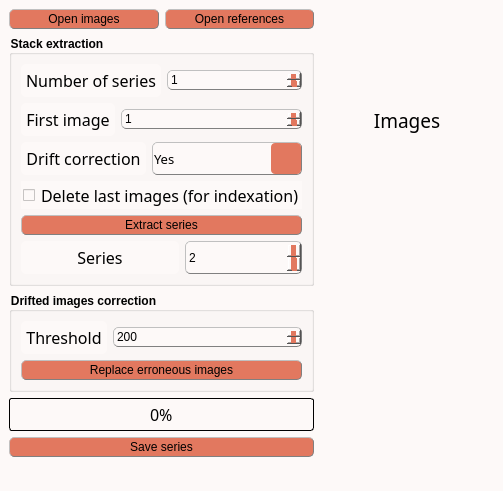
<?xml version="1.0" encoding="UTF-8"?>
<ui version="4.0">
 <class>MainWindow</class>
 <widget class="QMainWindow" name="MainWindow">
  <property name="windowModality">
   <enum>Qt::WindowModal</enum>
  </property>
  <property name="geometry">
   <rect>
    <x>0</x>
    <y>0</y>
    <width>503</width>
    <height>491</height>
   </rect>
  </property>
  <property name="sizePolicy">
   <sizepolicy hsizetype="Preferred" vsizetype="Preferred">
    <horstretch>0</horstretch>
    <verstretch>0</verstretch>
   </sizepolicy>
  </property>
  <property name="contextMenuPolicy">
   <enum>Qt::PreventContextMenu</enum>
  </property>
  <property name="windowTitle">
   <string>Extract mosaic</string>
  </property>
  <property name="windowOpacity">
   <double>1.000000000000000</double>
  </property>
  <property name="autoFillBackground">
   <bool>false</bool>
  </property>
  <property name="styleSheet">
   <string notr="true">/* Couleur du fond, label, combobox, progressbar vide et spin box */
QWidget, QLabel, QComboBox, QProgressBar, QSpinBox {background-color: rgb(253, 249, 248)}

/* Couleur quand inactif */
QPushButton:disabled, QComboBox:disabled, QSpinBox:disabled {background-color: rgba(243, 98, 64,150)}

/* Couleur des boutons et des selecteurs */
QPushButton, QComboBox::drop-down:button, QComboBox::down-arrow, QComboBox::down-arrow:disabled, QSpinBox::drop-down:button, QSpinBox::down-arrow, QSpinBox::down-arrow:disabled, QSpinBox::drop-up:button, QSpinBox::up-arrow, QSpinBox::up-arrow:disabled, QSlider::handle:horizontal {background-color: rgb(226, 120, 95)}

/* Couleur des bordures de même couleur que les boutons */
QComboBox::drop-down:button, QSpinBox::drop-down:button, QSpinBox::drop-up:button {border-color: rgb(193, 167, 181)}

/* Couleur des textes */
QLabel, QPushButton, QPushButton:hover, QCheckBox, QComboBox, Line, QTextEdit, QSpinBox {color: rgb(0, 0, 0)}

/* style des bordures 1 */
QLabel, QPushButton, QPushButton:hover, QComboBox, QSpinBox  {
	border-style : outset;
	min-width : 5em;
}

/* style des bordures 2 */
QPushButton, QPushButton:hover, QComboBox, QSpinBox  {
	border-radius: 5px;
	border-width: 1px;
	border-color: gray;
}

/* Font 1 */
QPushButton, QPushButton:hover, QCheckBox, QProgressBar {font: 12pt &quot;Noto Sans Cond&quot;}

/* Font 2 */
QComboBox, QTextEdit, QSpinBox {font: 10pt &quot;Noto Sans Cond&quot;}

/* Padding 1 */
QLabel, QComboBox, QComboBox::down-arrow, QSpinBox, QSpinBox::down-arrow, QSpinBox::up-arrow {padding : 1px;}

/* Padding 2 */
QPushButton, QPushButton:hover, QCheckBox {padding : 2px;}

QLabel {
	Border-radius : 5px;
	border-width : 0px;
	border-color : black;
	font : 14pt &quot;Noto Sans Cond&quot;;
}

/* Gestion taille des QCheckBoxes */
QCheckBox::indicator:unchecked, QCheckBox::indicator:unchecked:hover, QCheckBox::indicator:checked, QCheckBox::indicator:checked:hover  {
	width :12px;
	height : 12px;
}

QPushButton:hover {background-color: rgb(243, 98, 64);}

QCheckBox::indicator:unchecked {image: url(icons/uncheck_icon.png);}

QCheckBox::indicator:unchecked:hover {image: url(icons/uncheck_hover_icon.png);}

QCheckBox::indicator:checked {image: url(icons/Check_icon.png);}

QCheckBox::indicator:checked:hover {image: url(icons/Check_hover_icon.png);}

QComboBox::drop-down:button{
	border-radius: 4px;
	border-width: 1px;
	width: 30px;
}

QComboBox::down-arrow {
	 image : url(icons/Arrow_down.png); 
    width: 12px;
    height: 12px;
}

Line{
	format: plain;
	midLine-Width : 1px;
}

QFrame[height=&quot;3&quot;], QFrame[width=&quot;3&quot;] {background-color: #3A3939;}

QTextEdit{
	background-color: rgb(255, 255, 255);
	border-style: solid;
	border-radius: 5px;
	border-width: 1px;
	border-color: black;
}

QLineEdit {font : 12pt &quot;Noto Sans Cond&quot;;}

/* Gestion taille des QLineEdit */
QLineEdit::indicator:unchecked, QLineEdit::indicator:unchecked:hover, QLineEdit::indicator:checked, QLineEdit::indicator:checked:hover  {
	border-color: black;
}

QHBoxLayout {background-color: rgb(0, 240, 240, 50);}

QProgressBar {
	text-align: center;
	border: 1px solid black;
	border-radius: 3px;
 }

 QProgressBar::chunk {
	background-color: rgb(243, 98, 64);
	width: 15px;
	margin : 0.5px;
 }

QSpinBox::drop-down:button, QSpinBox::drop-up:button {
	border-radius: 2px;
	border-width: 1px;
	width: 36px;
}

QSpinBox::down-arrow {
	image : url(icons/Arrow_down.png);
    width: 24px;
    height: 22px;
}

QSpinBox::up-arrow {
	image : url(icons/Arrow_up.png);
    width: 24px;
    height: 22px;
}

QSlider::groove:horizontal {
    border: 1px solid #999999;
    height: 2px; /* the groove expands to the size of the slider by default. by giving it a height, it has a fixed size */
    background-color: rgb(0, 0, 0);
    margin: 1px 0;
}

QSlider::handle:horizontal {
    border: 1px solid #5c5c5c;
    width: 15px;
    height: 30px;
    margin: -10px 0; /* handle is placed by default on the contents rect of the groove. Expand outside the groove */
    border-radius: 3px;
}

QGroupBox {
    font-weight: bold;
}</string>
  </property>
  <property name="toolButtonStyle">
   <enum>Qt::ToolButtonIconOnly</enum>
  </property>
  <widget class="QWidget" name="centralwidget">
   <property name="autoFillBackground">
    <bool>false</bool>
   </property>
   <property name="styleSheet">
    <string notr="true"/>
   </property>
   <layout class="QHBoxLayout" name="horizontalLayout_7">
    <item>
     <layout class="QHBoxLayout" name="horizontalLayout_5">
      <item>
       <layout class="QVBoxLayout" name="verticalLayout_2">
        <item>
         <layout class="QHBoxLayout" name="horizontalLayout_6">
          <item>
           <widget class="QPushButton" name="OpenData">
            <property name="sizePolicy">
             <sizepolicy hsizetype="Preferred" vsizetype="Fixed">
              <horstretch>0</horstretch>
              <verstretch>0</verstretch>
             </sizepolicy>
            </property>
            <property name="toolTip">
             <string>&lt;html&gt;&lt;head/&gt;&lt;body&gt;&lt;p&gt;Open the folder containing the images&lt;/p&gt;&lt;/body&gt;&lt;/html&gt;</string>
            </property>
            <property name="text">
             <string>Open images</string>
            </property>
            <property name="icon">
             <iconset>
              <normaloff>icons/import_icon.png</normaloff>icons/import_icon.png</iconset>
            </property>
           </widget>
          </item>
          <item>
           <widget class="QPushButton" name="ProcessRef_bttn">
            <property name="toolTip">
             <string>&lt;html&gt;&lt;head/&gt;&lt;body&gt;&lt;p&gt;Select the images references only&lt;/p&gt;&lt;/body&gt;&lt;/html&gt;</string>
            </property>
            <property name="text">
             <string>Open references</string>
            </property>
            <property name="icon">
             <iconset>
              <normaloff>icons/import_icon.png</normaloff>icons/import_icon.png</iconset>
            </property>
           </widget>
          </item>
         </layout>
        </item>
        <item>
         <widget class="QGroupBox" name="groupBox">
          <property name="title">
           <string>Stack extraction</string>
          </property>
          <layout class="QVBoxLayout" name="verticalLayout_3">
           <item>
            <layout class="QHBoxLayout" name="horizontalLayout">
             <item>
              <widget class="QLabel" name="XYbin_label_">
               <property name="sizePolicy">
                <sizepolicy hsizetype="Fixed" vsizetype="Preferred">
                 <horstretch>0</horstretch>
                 <verstretch>0</verstretch>
                </sizepolicy>
               </property>
               <property name="font">
                <font>
                 <family>Noto Sans Cond</family>
                 <pointsize>12</pointsize>
                 <weight>50</weight>
                 <italic>false</italic>
                 <bold>false</bold>
                </font>
               </property>
               <property name="styleSheet">
                <string notr="true">QLabel {
color: rgb(0, 0, 0);
background-color:	rgb(253, 249, 248);
border-style : outset;
Border-radius : 5px;
border-width : 0px;
border-color : black;
min-width : 5em;
padding : 5px;
font : 12pt &quot;Noto Sans Cond&quot;;
}</string>
               </property>
               <property name="text">
                <string>Number of series</string>
               </property>
               <property name="alignment">
                <set>Qt::AlignCenter</set>
               </property>
              </widget>
             </item>
             <item>
              <widget class="QSpinBox" name="nbrSeries">
               <property name="sizePolicy">
                <sizepolicy hsizetype="Minimum" vsizetype="Fixed">
                 <horstretch>0</horstretch>
                 <verstretch>0</verstretch>
                </sizepolicy>
               </property>
               <property name="minimumSize">
                <size>
                 <width>79</width>
                 <height>15</height>
                </size>
               </property>
               <property name="toolTip">
                <string>&lt;html&gt;&lt;head/&gt;&lt;body&gt;&lt;p&gt;&lt;span style=&quot; font-size:11pt;&quot;&gt;Define the number of series&lt;/span&gt;&lt;/p&gt;&lt;/body&gt;&lt;/html&gt;</string>
               </property>
               <property name="minimum">
                <number>1</number>
               </property>
               <property name="maximum">
                <number>99</number>
               </property>
              </widget>
             </item>
            </layout>
           </item>
           <item>
            <layout class="QHBoxLayout" name="horizontalLayout_2">
             <item>
              <widget class="QLabel" name="XYbin_label_1">
               <property name="sizePolicy">
                <sizepolicy hsizetype="Fixed" vsizetype="Preferred">
                 <horstretch>0</horstretch>
                 <verstretch>0</verstretch>
                </sizepolicy>
               </property>
               <property name="font">
                <font>
                 <family>Noto Sans Cond</family>
                 <pointsize>12</pointsize>
                 <weight>50</weight>
                 <italic>false</italic>
                 <bold>false</bold>
                </font>
               </property>
               <property name="styleSheet">
                <string notr="true">QLabel {
color: rgb(0, 0, 0);
background-color:	rgb(253, 249, 248);
border-style : outset;
Border-radius : 5px;
border-width : 0px;
border-color : black;
min-width : 5em;
padding : 5px;
font : 12pt &quot;Noto Sans Cond&quot;;
}</string>
               </property>
               <property name="text">
                <string>First image</string>
               </property>
               <property name="alignment">
                <set>Qt::AlignCenter</set>
               </property>
              </widget>
             </item>
             <item>
              <widget class="QSpinBox" name="First_img">
               <property name="sizePolicy">
                <sizepolicy hsizetype="Minimum" vsizetype="Fixed">
                 <horstretch>0</horstretch>
                 <verstretch>0</verstretch>
                </sizepolicy>
               </property>
               <property name="minimumSize">
                <size>
                 <width>79</width>
                 <height>15</height>
                </size>
               </property>
               <property name="toolTip">
                <string>&lt;html&gt;&lt;head/&gt;&lt;body&gt;&lt;p&gt;&lt;span style=&quot; font-size:11pt;&quot;&gt;Define the first image of the first image series&lt;/span&gt;&lt;/p&gt;&lt;/body&gt;&lt;/html&gt;</string>
               </property>
               <property name="minimum">
                <number>1</number>
               </property>
               <property name="maximum">
                <number>99</number>
               </property>
              </widget>
             </item>
            </layout>
           </item>
           <item>
            <layout class="QHBoxLayout" name="horizontalLayout_3">
             <item>
              <widget class="QLabel" name="XYbin_label_2">
               <property name="sizePolicy">
                <sizepolicy hsizetype="Fixed" vsizetype="Preferred">
                 <horstretch>0</horstretch>
                 <verstretch>0</verstretch>
                </sizepolicy>
               </property>
               <property name="font">
                <font>
                 <family>Noto Sans Cond</family>
                 <pointsize>12</pointsize>
                 <weight>50</weight>
                 <italic>false</italic>
                 <bold>false</bold>
                </font>
               </property>
               <property name="styleSheet">
                <string notr="true">QLabel {
color: rgb(0, 0, 0);
background-color:	rgb(253, 249, 248);
border-style : outset;
Border-radius : 5px;
border-width : 0px;
border-color : black;
min-width : 5em;
padding : 5px;
font : 12pt &quot;Noto Sans Cond&quot;;
}</string>
               </property>
               <property name="text">
                <string>Drift correction</string>
               </property>
               <property name="alignment">
                <set>Qt::AlignCenter</set>
               </property>
              </widget>
             </item>
             <item>
              <widget class="QComboBox" name="DriftCorr_choice">
               <property name="sizePolicy">
                <sizepolicy hsizetype="Preferred" vsizetype="Minimum">
                 <horstretch>0</horstretch>
                 <verstretch>0</verstretch>
                </sizepolicy>
               </property>
               <property name="font">
                <font>
                 <family>Noto Sans Cond</family>
                 <pointsize>10</pointsize>
                 <weight>50</weight>
                 <italic>false</italic>
                 <bold>false</bold>
                </font>
               </property>
               <property name="contextMenuPolicy">
                <enum>Qt::NoContextMenu</enum>
               </property>
               <property name="toolTip">
                <string>&lt;html&gt;&lt;head/&gt;&lt;body&gt;&lt;p&gt;&lt;span style=&quot; font-size:11pt;&quot;&gt;Specify if the drift correction has been used&lt;/span&gt;&lt;/p&gt;&lt;/body&gt;&lt;/html&gt;</string>
               </property>
               <property name="styleSheet">
                <string notr="true"/>
               </property>
               <item>
                <property name="text">
                 <string>Yes</string>
                </property>
               </item>
               <item>
                <property name="text">
                 <string>No</string>
                </property>
               </item>
              </widget>
             </item>
            </layout>
           </item>
           <item>
            <widget class="QCheckBox" name="Delete_last">
             <property name="sizePolicy">
              <sizepolicy hsizetype="Preferred" vsizetype="Fixed">
               <horstretch>0</horstretch>
               <verstretch>0</verstretch>
              </sizepolicy>
             </property>
             <property name="minimumSize">
              <size>
               <width>0</width>
               <height>0</height>
              </size>
             </property>
             <property name="font">
              <font>
               <family>Noto Sans Cond</family>
               <pointsize>12</pointsize>
               <weight>50</weight>
               <italic>false</italic>
               <bold>false</bold>
              </font>
             </property>
             <property name="toolTip">
              <string>&lt;html&gt;&lt;head/&gt;&lt;body&gt;&lt;p&gt;&lt;span style=&quot; font-size:11pt;&quot;&gt;Delete the last image of each stack (only for indexation)&lt;/span&gt;&lt;/p&gt;&lt;/body&gt;&lt;/html&gt;</string>
             </property>
             <property name="styleSheet">
              <string notr="true"/>
             </property>
             <property name="text">
              <string>Delete last images (for indexation)</string>
             </property>
            </widget>
           </item>
           <item>
            <widget class="QPushButton" name="Xtract_series">
             <property name="toolTip">
              <string>&lt;html&gt;&lt;head/&gt;&lt;body&gt;&lt;p&gt;&lt;span style=&quot; font-size:11pt;&quot;&gt;Run the computation&lt;/span&gt;&lt;/p&gt;&lt;/body&gt;&lt;/html&gt;</string>
             </property>
             <property name="text">
              <string>Extract series</string>
             </property>
             <property name="icon">
              <iconset>
               <normaloff>icons/run_icon.png</normaloff>icons/run_icon.png</iconset>
             </property>
            </widget>
           </item>
           <item>
            <layout class="QHBoxLayout" name="horizontalLayout_8">
             <item>
              <widget class="QLabel" name="label_checkseries">
               <property name="font">
                <font>
                 <family>Noto Sans Cond</family>
                 <pointsize>12</pointsize>
                 <weight>50</weight>
                 <italic>false</italic>
                 <bold>false</bold>
                </font>
               </property>
               <property name="styleSheet">
                <string notr="true">QLabel {
color: rgb(0, 0, 0);
background-color:	rgb(253, 249, 248);
border-style : outset;
Border-radius : 5px;
border-width : 0px;
border-color : black;
min-width : 5em;
padding : 5px;
font : 12pt &quot;Noto Sans Cond&quot;;
}</string>
               </property>
               <property name="text">
                <string>Series</string>
               </property>
               <property name="alignment">
                <set>Qt::AlignCenter</set>
               </property>
              </widget>
             </item>
             <item>
              <widget class="QSpinBox" name="Checkseries_box">
               <property name="sizePolicy">
                <sizepolicy hsizetype="Preferred" vsizetype="Minimum">
                 <horstretch>0</horstretch>
                 <verstretch>0</verstretch>
                </sizepolicy>
               </property>
               <property name="minimumSize">
                <size>
                 <width>79</width>
                 <height>0</height>
                </size>
               </property>
               <property name="maximumSize">
                <size>
                 <width>117</width>
                 <height>16777215</height>
                </size>
               </property>
               <property name="toolTip">
                <string>&lt;html&gt;&lt;head/&gt;&lt;body&gt;&lt;p&gt;&lt;span style=&quot; font-size:11pt;&quot;&gt;Choose a number of classes to perform Otsu segmentation.&lt;/span&gt;&lt;/p&gt;&lt;/body&gt;&lt;/html&gt;</string>
               </property>
               <property name="minimum">
                <number>2</number>
               </property>
               <property name="maximum">
                <number>100</number>
               </property>
               <property name="value">
                <number>2</number>
               </property>
              </widget>
             </item>
            </layout>
           </item>
          </layout>
         </widget>
        </item>
        <item>
         <widget class="QGroupBox" name="groupBox_2">
          <property name="title">
           <string>Drifted images correction</string>
          </property>
          <layout class="QVBoxLayout" name="verticalLayout_4">
           <item>
            <layout class="QHBoxLayout" name="horizontalLayout_4">
             <item>
              <widget class="QLabel" name="label">
               <property name="sizePolicy">
                <sizepolicy hsizetype="Fixed" vsizetype="Preferred">
                 <horstretch>0</horstretch>
                 <verstretch>0</verstretch>
                </sizepolicy>
               </property>
               <property name="font">
                <font>
                 <family>Noto Sans Cond</family>
                 <pointsize>12</pointsize>
                 <weight>50</weight>
                 <italic>false</italic>
                 <bold>false</bold>
                </font>
               </property>
               <property name="styleSheet">
                <string notr="true">QLabel {
color: rgb(0, 0, 0);
background-color:	rgb(253, 249, 248);
border-style : outset;
Border-radius : 5px;
border-width : 0px;
border-color : black;
min-width : 5em;
padding : 5px;
font : 12pt &quot;Noto Sans Cond&quot;;
}</string>
               </property>
               <property name="text">
                <string>Threshold</string>
               </property>
               <property name="alignment">
                <set>Qt::AlignCenter</set>
               </property>
              </widget>
             </item>
             <item>
              <widget class="QSpinBox" name="Threshold">
               <property name="sizePolicy">
                <sizepolicy hsizetype="Minimum" vsizetype="Fixed">
                 <horstretch>0</horstretch>
                 <verstretch>0</verstretch>
                </sizepolicy>
               </property>
               <property name="minimumSize">
                <size>
                 <width>79</width>
                 <height>15</height>
                </size>
               </property>
               <property name="toolTip">
                <string>&lt;html&gt;&lt;head/&gt;&lt;body&gt;&lt;p&gt;&lt;span style=&quot; font-size:11pt;&quot;&gt;Drifts value (pxl) which will be used as a limit beyond which the image become irrelevant and must be replaced&lt;/span&gt;&lt;/p&gt;&lt;/body&gt;&lt;/html&gt;</string>
               </property>
               <property name="minimum">
                <number>1</number>
               </property>
               <property name="maximum">
                <number>1000</number>
               </property>
               <property name="value">
                <number>200</number>
               </property>
              </widget>
             </item>
            </layout>
           </item>
           <item>
            <widget class="QPushButton" name="Erroneous_bttn">
             <property name="toolTip">
              <string>&lt;html&gt;&lt;head/&gt;&lt;body&gt;&lt;p&gt;&lt;span style=&quot; font-size:11pt;&quot;&gt;Start the replacement of the images&lt;/span&gt;&lt;/p&gt;&lt;/body&gt;&lt;/html&gt;</string>
             </property>
             <property name="text">
              <string>Replace erroneous images</string>
             </property>
             <property name="icon">
              <iconset>
               <normaloff>icons/filter_icon.png</normaloff>icons/filter_icon.png</iconset>
             </property>
            </widget>
           </item>
          </layout>
         </widget>
        </item>
        <item>
         <widget class="QProgressBar" name="progressBar">
          <property name="sizePolicy">
           <sizepolicy hsizetype="Preferred" vsizetype="Fixed">
            <horstretch>0</horstretch>
            <verstretch>0</verstretch>
           </sizepolicy>
          </property>
          <property name="minimumSize">
           <size>
            <width>90</width>
            <height>0</height>
           </size>
          </property>
          <property name="font">
           <font>
            <family>Noto Sans Cond</family>
            <pointsize>12</pointsize>
            <weight>50</weight>
            <italic>false</italic>
            <bold>false</bold>
           </font>
          </property>
          <property name="styleSheet">
           <string notr="true"/>
          </property>
          <property name="value">
           <number>0</number>
          </property>
         </widget>
        </item>
        <item>
         <widget class="QPushButton" name="Save_bttn">
          <property name="toolTip">
           <string>&lt;html&gt;&lt;head/&gt;&lt;body&gt;&lt;p&gt;Save extracted series in a specific folder&lt;/p&gt;&lt;/body&gt;&lt;/html&gt;</string>
          </property>
          <property name="text">
           <string>Save series</string>
          </property>
          <property name="icon">
           <iconset>
            <normaloff>icons/save_icon.png</normaloff>icons/save_icon.png</iconset>
          </property>
         </widget>
        </item>
        <item>
         <spacer name="verticalSpacer">
          <property name="orientation">
           <enum>Qt::Vertical</enum>
          </property>
          <property name="sizeHint" stdset="0">
           <size>
            <width>20</width>
            <height>40</height>
           </size>
          </property>
         </spacer>
        </item>
       </layout>
      </item>
      <item>
       <layout class="QVBoxLayout" name="verticalLayout">
        <item>
         <widget class="QLabel" name="label_CurrentStack">
          <property name="sizePolicy">
           <sizepolicy hsizetype="MinimumExpanding" vsizetype="Preferred">
            <horstretch>0</horstretch>
            <verstretch>0</verstretch>
           </sizepolicy>
          </property>
          <property name="palette">
           <palette>
            <active>
             <colorrole role="WindowText">
              <brush brushstyle="SolidPattern">
               <color alpha="255">
                <red>0</red>
                <green>0</green>
                <blue>0</blue>
               </color>
              </brush>
             </colorrole>
             <colorrole role="Button">
              <brush brushstyle="SolidPattern">
               <color alpha="255">
                <red>253</red>
                <green>249</green>
                <blue>248</blue>
               </color>
              </brush>
             </colorrole>
             <colorrole role="Text">
              <brush brushstyle="SolidPattern">
               <color alpha="255">
                <red>0</red>
                <green>0</green>
                <blue>0</blue>
               </color>
              </brush>
             </colorrole>
             <colorrole role="ButtonText">
              <brush brushstyle="SolidPattern">
               <color alpha="255">
                <red>0</red>
                <green>0</green>
                <blue>0</blue>
               </color>
              </brush>
             </colorrole>
             <colorrole role="Base">
              <brush brushstyle="SolidPattern">
               <color alpha="255">
                <red>253</red>
                <green>249</green>
                <blue>248</blue>
               </color>
              </brush>
             </colorrole>
             <colorrole role="Window">
              <brush brushstyle="SolidPattern">
               <color alpha="255">
                <red>253</red>
                <green>249</green>
                <blue>248</blue>
               </color>
              </brush>
             </colorrole>
            </active>
            <inactive>
             <colorrole role="WindowText">
              <brush brushstyle="SolidPattern">
               <color alpha="255">
                <red>0</red>
                <green>0</green>
                <blue>0</blue>
               </color>
              </brush>
             </colorrole>
             <colorrole role="Button">
              <brush brushstyle="SolidPattern">
               <color alpha="255">
                <red>253</red>
                <green>249</green>
                <blue>248</blue>
               </color>
              </brush>
             </colorrole>
             <colorrole role="Text">
              <brush brushstyle="SolidPattern">
               <color alpha="255">
                <red>0</red>
                <green>0</green>
                <blue>0</blue>
               </color>
              </brush>
             </colorrole>
             <colorrole role="ButtonText">
              <brush brushstyle="SolidPattern">
               <color alpha="255">
                <red>0</red>
                <green>0</green>
                <blue>0</blue>
               </color>
              </brush>
             </colorrole>
             <colorrole role="Base">
              <brush brushstyle="SolidPattern">
               <color alpha="255">
                <red>253</red>
                <green>249</green>
                <blue>248</blue>
               </color>
              </brush>
             </colorrole>
             <colorrole role="Window">
              <brush brushstyle="SolidPattern">
               <color alpha="255">
                <red>253</red>
                <green>249</green>
                <blue>248</blue>
               </color>
              </brush>
             </colorrole>
            </inactive>
            <disabled>
             <colorrole role="WindowText">
              <brush brushstyle="SolidPattern">
               <color alpha="255">
                <red>0</red>
                <green>0</green>
                <blue>0</blue>
               </color>
              </brush>
             </colorrole>
             <colorrole role="Button">
              <brush brushstyle="SolidPattern">
               <color alpha="255">
                <red>253</red>
                <green>249</green>
                <blue>248</blue>
               </color>
              </brush>
             </colorrole>
             <colorrole role="Text">
              <brush brushstyle="SolidPattern">
               <color alpha="255">
                <red>0</red>
                <green>0</green>
                <blue>0</blue>
               </color>
              </brush>
             </colorrole>
             <colorrole role="ButtonText">
              <brush brushstyle="SolidPattern">
               <color alpha="255">
                <red>0</red>
                <green>0</green>
                <blue>0</blue>
               </color>
              </brush>
             </colorrole>
             <colorrole role="Base">
              <brush brushstyle="SolidPattern">
               <color alpha="255">
                <red>253</red>
                <green>249</green>
                <blue>248</blue>
               </color>
              </brush>
             </colorrole>
             <colorrole role="Window">
              <brush brushstyle="SolidPattern">
               <color alpha="255">
                <red>253</red>
                <green>249</green>
                <blue>248</blue>
               </color>
              </brush>
             </colorrole>
            </disabled>
           </palette>
          </property>
          <property name="font">
           <font>
            <family>Noto Sans Cond</family>
            <pointsize>14</pointsize>
            <weight>50</weight>
            <italic>false</italic>
            <bold>false</bold>
           </font>
          </property>
          <property name="styleSheet">
           <string notr="true"/>
          </property>
          <property name="lineWidth">
           <number>1</number>
          </property>
          <property name="midLineWidth">
           <number>0</number>
          </property>
          <property name="text">
           <string>Images</string>
          </property>
          <property name="scaledContents">
           <bool>false</bool>
          </property>
          <property name="alignment">
           <set>Qt::AlignCenter</set>
          </property>
         </widget>
        </item>
        <item>
         <widget class="ImageView" name="expSeries" native="true">
          <property name="sizePolicy">
           <sizepolicy hsizetype="MinimumExpanding" vsizetype="Preferred">
            <horstretch>0</horstretch>
            <verstretch>0</verstretch>
           </sizepolicy>
          </property>
         </widget>
        </item>
       </layout>
      </item>
     </layout>
    </item>
   </layout>
  </widget>
  <widget class="QMenuBar" name="menubar">
   <property name="geometry">
    <rect>
     <x>0</x>
     <y>0</y>
     <width>503</width>
     <height>20</height>
    </rect>
   </property>
  </widget>
  <widget class="QStatusBar" name="statusbar"/>
 </widget>
 <customwidgets>
  <customwidget>
   <class>ImageView</class>
   <extends>QWidget</extends>
   <header>pyqtgraph</header>
   <container>1</container>
  </customwidget>
 </customwidgets>
 <resources/>
 <connections/>
</ui>
